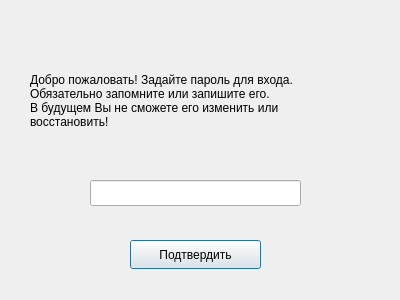
<?xml version="1.0" encoding="UTF-8"?>
<ui version="4.0">
 <class>Dialog1</class>
 <widget class="QDialog" name="Dialog1">
  <property name="geometry">
   <rect>
    <x>0</x>
    <y>0</y>
    <width>400</width>
    <height>300</height>
   </rect>
  </property>
  <property name="windowTitle">
   <string>Dialog</string>
  </property>
  <widget class="QPushButton" name="pushButton">
   <property name="geometry">
    <rect>
     <x>130</x>
     <y>240</y>
     <width>131</width>
     <height>29</height>
    </rect>
   </property>
   <property name="text">
    <string>Подтвердить</string>
   </property>
  </widget>
  <widget class="QLineEdit" name="lineEdit">
   <property name="geometry">
    <rect>
     <x>90</x>
     <y>180</y>
     <width>211</width>
     <height>26</height>
    </rect>
   </property>
  </widget>
  <widget class="QLabel" name="label">
   <property name="geometry">
    <rect>
     <x>30</x>
     <y>60</y>
     <width>351</width>
     <height>81</height>
    </rect>
   </property>
   <property name="text">
    <string>Добро пожаловать! Задайте пароль для входа.
Обязательно запомните или запишите его.
В будущем Вы не сможете его изменить или
восстановить!</string>
   </property>
  </widget>
 </widget>
 <resources/>
 <connections/>
</ui>
